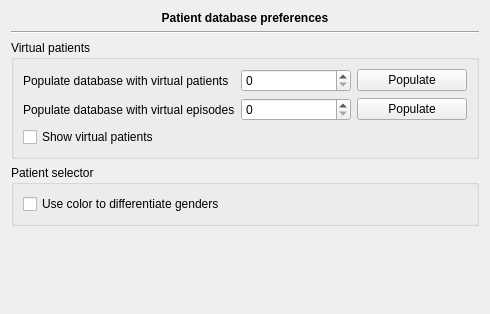
<?xml version="1.0" encoding="UTF-8"?>
<ui version="4.0">
 <class>Patients::Internal::PatientBasePreferencesWidget</class>
 <widget class="QWidget" name="Patients::Internal::PatientBasePreferencesWidget">
  <property name="geometry">
   <rect>
    <x>0</x>
    <y>0</y>
    <width>490</width>
    <height>314</height>
   </rect>
  </property>
  <property name="windowTitle">
   <string>Form</string>
  </property>
  <layout class="QGridLayout" name="gridLayout_2">
   <item row="0" column="0">
    <widget class="QLabel" name="label">
     <property name="font">
      <font>
       <weight>75</weight>
       <bold>true</bold>
      </font>
     </property>
     <property name="text">
      <string>Patient database preferences</string>
     </property>
     <property name="alignment">
      <set>Qt::AlignCenter</set>
     </property>
    </widget>
   </item>
   <item row="1" column="0">
    <widget class="Line" name="line">
     <property name="orientation">
      <enum>Qt::Horizontal</enum>
     </property>
    </widget>
   </item>
   <item row="2" column="0">
    <widget class="QGroupBox" name="groupBox">
     <property name="title">
      <string>Virtual patients</string>
     </property>
     <layout class="QGridLayout" name="gridLayout">
      <item row="0" column="0">
       <widget class="QLabel" name="label_2">
        <property name="text">
         <string>Populate database with virtual patients</string>
        </property>
       </widget>
      </item>
      <item row="4" column="0" colspan="3">
       <widget class="QCheckBox" name="showVirtualPatients">
        <property name="text">
         <string>Show virtual patients</string>
        </property>
       </widget>
      </item>
      <item row="0" column="1">
       <widget class="QSpinBox" name="nbVirtualPatients">
        <property name="maximum">
         <number>1000000</number>
        </property>
        <property name="singleStep">
         <number>100</number>
        </property>
       </widget>
      </item>
      <item row="0" column="2">
       <widget class="QPushButton" name="populateDb">
        <property name="text">
         <string>Populate</string>
        </property>
       </widget>
      </item>
      <item row="1" column="0">
       <widget class="QLabel" name="label_3">
        <property name="text">
         <string>Populate database with virtual episodes</string>
        </property>
       </widget>
      </item>
      <item row="1" column="1">
       <widget class="QSpinBox" name="nbVirtualEpisodes"/>
      </item>
      <item row="1" column="2">
       <widget class="QPushButton" name="populateEpisodes">
        <property name="text">
         <string>Populate</string>
        </property>
       </widget>
      </item>
     </layout>
    </widget>
   </item>
   <item row="3" column="0">
    <widget class="QGroupBox" name="groupBox_2">
     <property name="title">
      <string>Patient selector</string>
     </property>
     <layout class="QGridLayout" name="gridLayout_3">
      <item row="0" column="0">
       <widget class="QCheckBox" name="genderColor">
        <property name="text">
         <string>Use color to differentiate genders</string>
        </property>
       </widget>
      </item>
     </layout>
    </widget>
   </item>
   <item row="4" column="0">
    <spacer name="verticalSpacer">
     <property name="orientation">
      <enum>Qt::Vertical</enum>
     </property>
     <property name="sizeHint" stdset="0">
      <size>
       <width>20</width>
       <height>40</height>
      </size>
     </property>
    </spacer>
   </item>
  </layout>
 </widget>
 <resources/>
 <connections/>
</ui>
